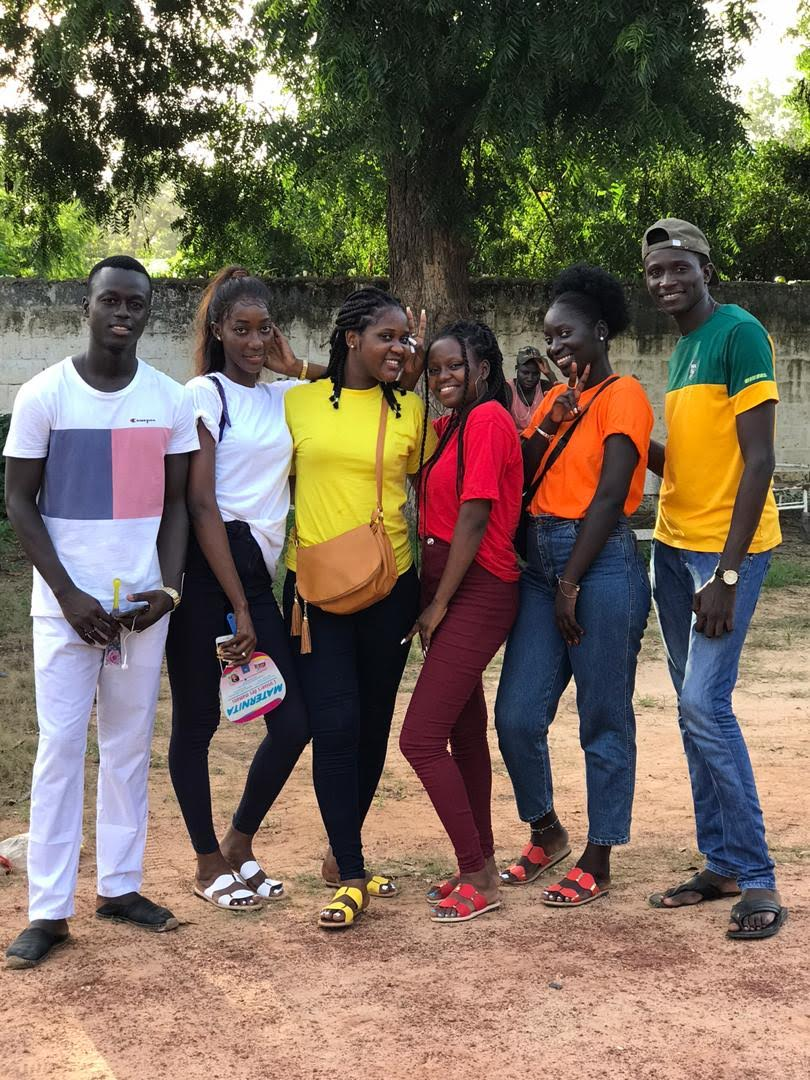
#> input picture face_one.jpg, 810 x 1080 px, found by its file name
$ python test.py
#> lines starting #> are read from the running program, lines starting #| are printed output that depends on the picture
# Python program to explain cv2.imshow() method

# importing cv2
import cv2

# path
path = r'C:\Users\miken\Documents\Codex_Python\face_one.jpg'

# Reading an image in default mode
image = cv2.imread(path)
#> image is the input picture: shape (1080, 810, 3); mean B, G, R 90.6, 105.4, 120.3

# Window name in which image is displayed
window_name = 'image'

# Using cv2.imshow() method
# Displaying the image
cv2.imshow(window_name, image)

#waits for user to press any key
#(this is necessary to avoid Python kernel form crashing)
cv2.waitKey(0)

#closing all open windows
cv2.destroyAllWindows()
# Python program to explain cv2.imshow() method


# importing cv2
import cv2

# path
path = r'C:\Users\miken\Documents\Codex_Python\face_one.jpg'

# Reading an image in grayscale mode
image = cv2.imread(path, 0)
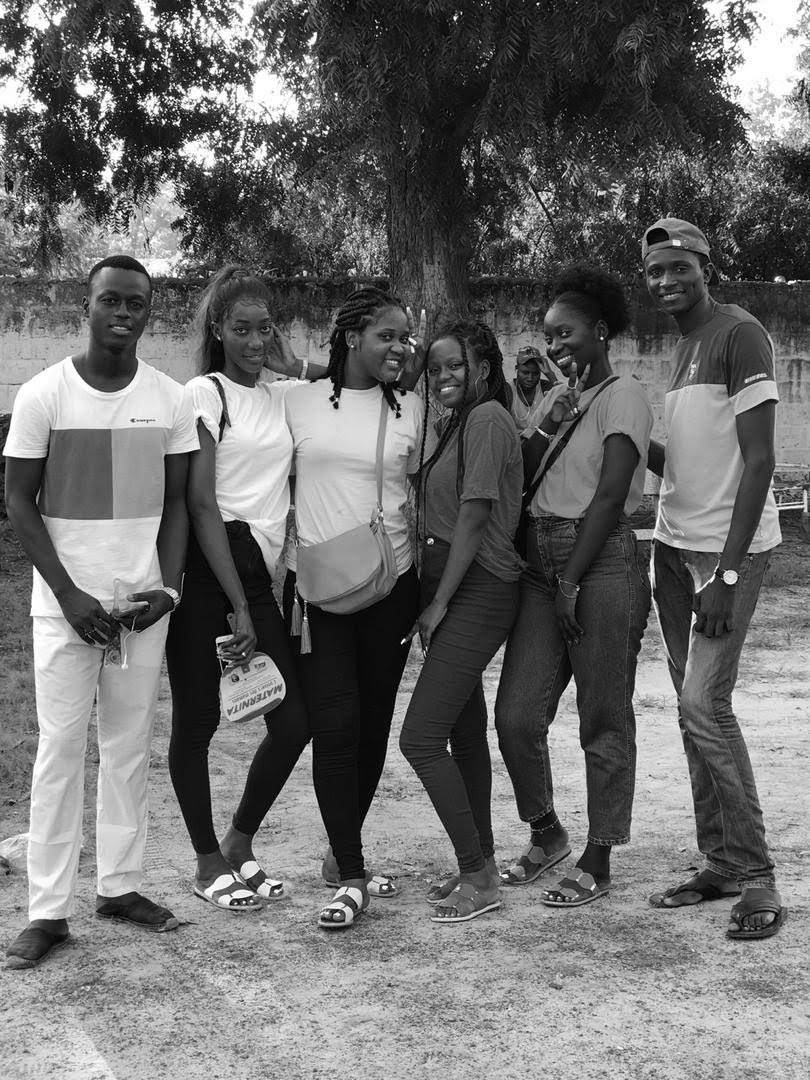
#> image: shape (1080, 810); min 0, max 255, mean 108.2

# Window name in which image is displayed
window_name = 'image'

# Using cv2.imshow() method
# Displaying the image
cv2.imshow(window_name, image)

# waits for user to press any key
# (this is necessary to avoid Python kernel form crashing)
cv2.waitKey(0)

# closing all open windows
cv2.destroyAllWindows()

$ run again, with source.jpg copied over face_one.jpg
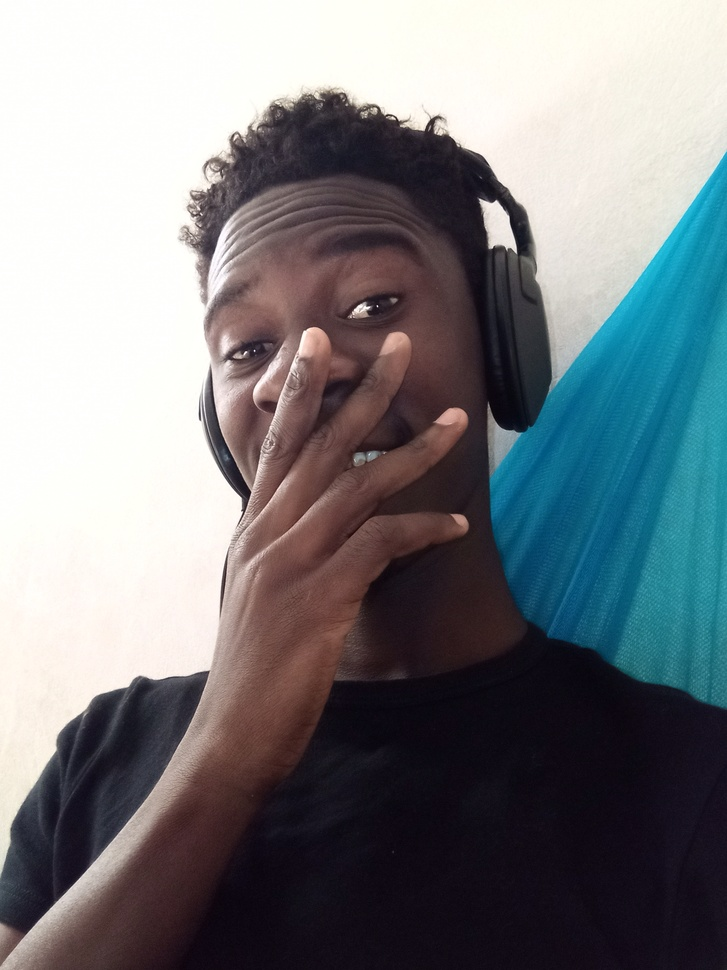
#> input picture source.jpg, 727 x 970 px, shrunk from 2448 x 3264 before the run, found by its file name
#> image is the input picture: shape (970, 727, 3); mean B, G, R 129.2, 125.6, 122.4
#> `image = cv2.imread(path, 0)`:
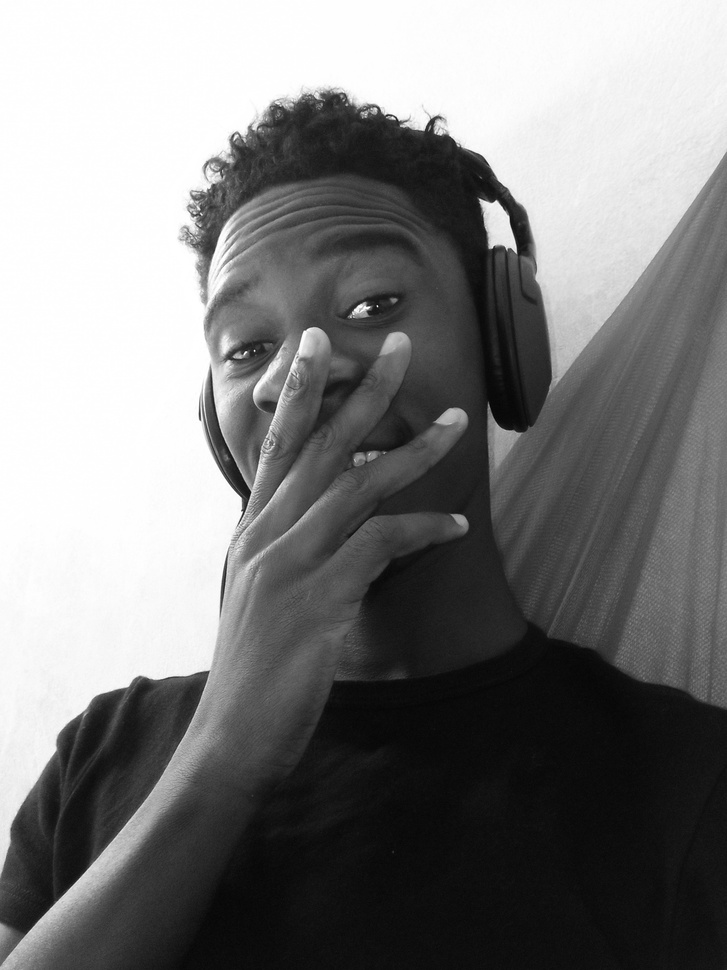
#> image: shape (970, 727); min 2, max 255, mean 125.1
